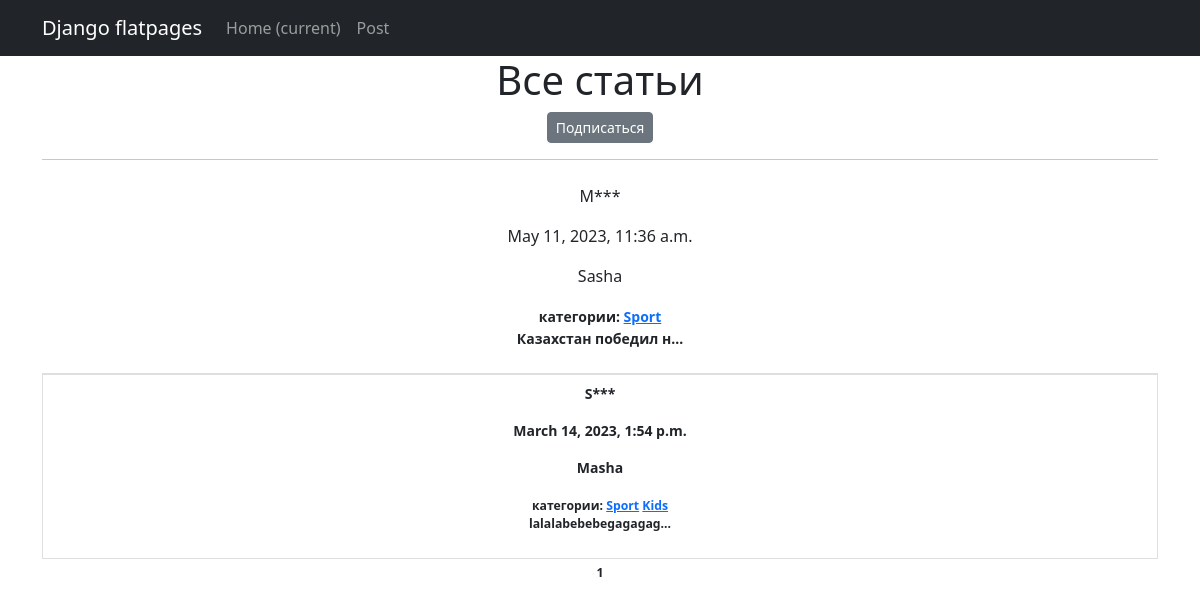
Page /news/categories/1 on the earlier database version.
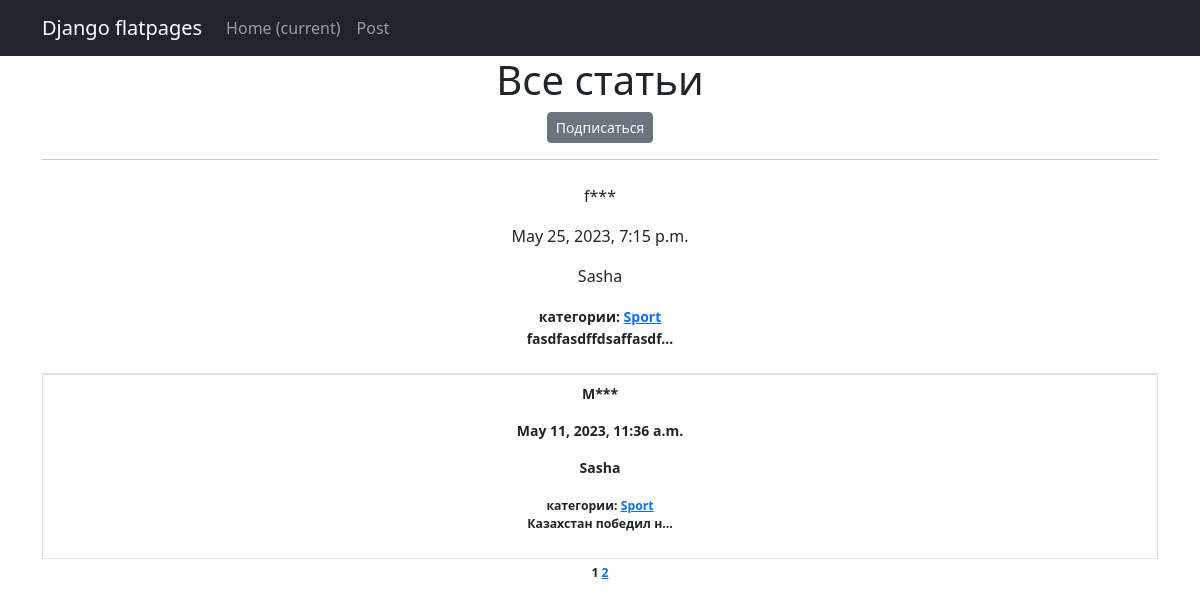
Same page on the later database version.
### news_portal/models.py (models this page shows, shortened)
class Post(models.Model):
    author_ref = models.ForeignKey(Author, on_delete=models.CASCADE)
    a_or_n = models.BooleanField(default=False)
    time_create = models.DateTimeField(auto_now_add=True)
    categories = models.ManyToManyField(Category, through='PostCategory')
    header = models.CharField(max_length=255)
    article_text = models.TextField()
    article_rating = models.IntegerField(default=0)

class Author(models.Model):
    user_ref = models.OneToOneField(User, on_delete=models.CASCADE)
    user_rating = models.IntegerField(default=0)

class Category(models.Model):
    name = models.CharField(max_length=255, unique=True)
    subscribers = models.ManyToManyField(User, related_name='categories')
    def __str__(self):
        return self.name

### news_portal/views.py (the view)
# urls.py: path('categories/<int:pk>', CategoryListView.as_view(), name='category_list'),
class CategoryListView(ListView):
    model = Post
    template_name = 'category_list.html'
    context_object_name = 'category_news_list'
    paginate_by = 2  # вот так мы можем указать количество записей на странице
    def get_queryset(self):
        self.categories = get_object_or_404(Category, id=self.kwargs['pk'])
        queryset = Post.objects.filter(categories=self.categories).order_by('-time_create')
        return queryset
    def get_context_data(self, **kwargs):
       context = super().get_context_data(**kwargs)
       context['is_not_subscriber'] = self.request.user not in self.categories.subscribers.all()
       context['category'] = self.categories
       return context

### news_portal/templatetags/custom_filters.py (called while the page is built)
@register.filter()
def censor(value):
   return value[0:1:1]+'***'

### news_portal/templatetags/custom_tags.py (called while the page is built)
@register.simple_tag(takes_context=True)
def url_replace(context, **kwargs):
   d = context['request'].GET.copy()
   for k, v in kwargs.items():
       d[k] = v
   return d.urlencode()

### templates/category_list.html (shortened to what this page needs)
{% extends 'flatpages/default.html' %}
{% load custom_filters %}
{% load custom_tags %}
{% block content %}
    <h1>Все статьи</h1>
    {% if is_not_subscriber %}
        <p class="text-center"><a href="{% url 'subscribe' category.id %}" class="btn btn-secondary btn-sm">Подписаться</a></p>
    {% endif %}
   <hr>
   <ul class="list-group list-group-flush">
       {% for post in category_news_list %}
            <li class="list-group-item">
               <p>{{ post.header|censor }}</p>
               <p>{{ post.time_create }}</p>
               <p>{{ post.author_ref.user_ref.username }}</p>
               <small class="fw-bold">категории:
                   {% for category in post.categories.all %}
                        <a href="{% url 'category_list' category.id %}">{{category}}</a>
                   {% endfor %}
               <p>{{ post.article_text|truncatechars:20 }}</p>
            </li>
       {% endfor %}
   </ul>
   {{ page_obj.number }}
   {% if page_obj.has_next %}
       <a href="?{% url_replace page=page_obj.next_page_number %}">{{ page_obj.next_page_number }}</a>
   {% endif %}
{% endblock content %}

Differences in the rows shown:
no longer on this page (row unchanged): Post: header|censor "S***", time_create "March 14, 2023, 1:54 p.m.", author_ref.user_ref.username "Masha", article_text "lalalabebebegagagag…", Category (name "Sport")
no longer on this page (row unchanged): Category: name "Kids", shown under "S***"
added Post: header|censor "f***", time_create "May 25, 2023, 7:15 p.m.", author_ref.user_ref.username "Sasha", article_text "fasdfasdffdsaffasdf…", Category (name "Sport")
Other differences:
{{ page_obj.next_page_number }}: (not shown) → "2"
